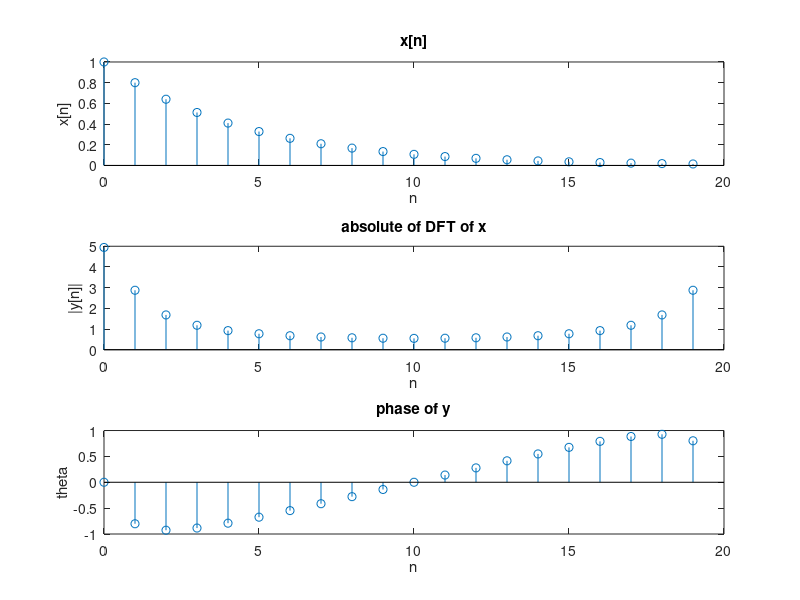

Recreate this plot in MATLAB.
N=20;
n=0:N-1;
wo=(3*pi)/10;
x=(0.8).^n;
y=fft(x,N);
figure
subplot(3,1,1)
stem(n,x);
title('x[n]')
xlabel('n');
ylabel('x[n]');
subplot(3,1,2)
stem(n,abs(y));
title('absolute of DFT of x')
xlabel('n');
ylabel('|y[n]|');
subplot(3,1,3)
stem(n,angle(y));
title('phase of y')
xlabel('n');
ylabel('theta');